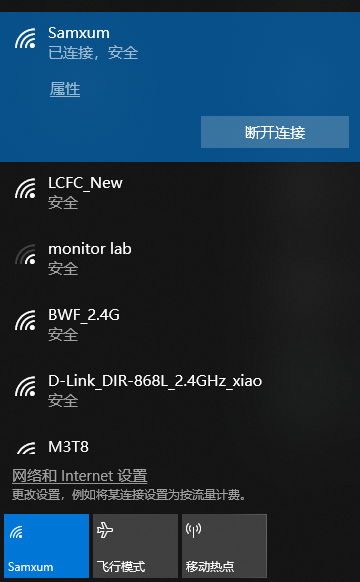
#> input picture 文字定位/test.png, 360 x 582 px
$ python aaaaaa.py
#> lines starting #> are read from the running program, lines starting #| are printed output that depends on the picture; after the words box and inside, x2 and y2 are one past the last pixel; in counts of white or black regions, pixels touching at a corner belong together
import cv2
import numpy as np

'''水平投影'''
def getHProjection(image):
    hProjection = np.zeros(image.shape,np.uint8)
    #图像高与宽
    (h,w)=image.shape
    #长度与图像高度一致的数组
    h_ = [0]*h
    #循环统计每一行白色像素的个数
    for y in range(h):
        for x in range(w):
            if image[y,x] == 255:
                h_[y]+=1
    #绘制水平投影图像
    for y in range(h):
        for x in range(h_[y]):
            hProjection[y,x] = 255
    cv2.imshow('hProjection2',hProjection)

    return h_

def getVProjection(image):
    vProjection = np.zeros(image.shape,np.uint8);
    #图像高与宽
    (h,w) = image.shape
    #长度与图像宽度一致的数组
    w_ = [0]*w
    #循环统计每一列白色像素的个数
    for x in range(w):
        for y in range(h):
            if image[y,x] == 255:
                w_[x]+=1
    #绘制垂直平投影图像
    for x in range(w):
        for y in range(h-w_[x],h):
            vProjection[y,x] = 255
    #cv2.imshow('vProjection',vProjection)
    return w_

if __name__ == "__main__":
    #读入原始图像
    origineImage = cv2.imread('test.png')
#> origineImage is the input picture: shape (582, 360, 3); mean B, G, R 64.8, 48.3, 27.3
    # 图像灰度化
    #image = cv2.imread('test.jpg',0)
    image = cv2.cvtColor(origineImage,cv2.COLOR_BGR2GRAY)
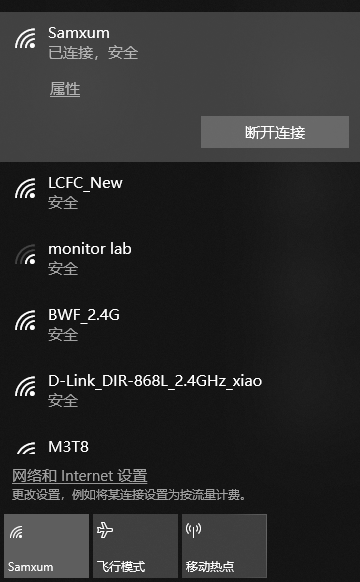
#> image: shape (582, 360); min 18, max 255, mean 43.9
    cv2.imshow('gray',image)
    # 将图片二值化
    retval, img = cv2.threshold(image,127,255,cv2.THRESH_BINARY_INV)
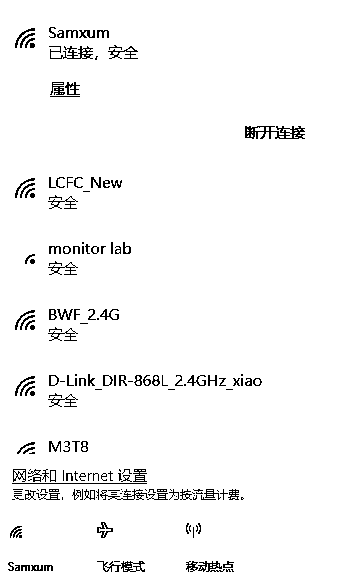
#> img: shape (582, 360); 96.8% white; black in thin lines or dots, all inside (x1, y1, x2, y2) = (8, 27, 305, 572)
    cv2.imshow('binary',img)
    #图像高与宽
    (h,w)=img.shape
#> h = 582; w = 360
    Position = []
    #水平投影
    H = getHProjection(img)
#> after the loop in getHProjection, `for y in range(h):`:
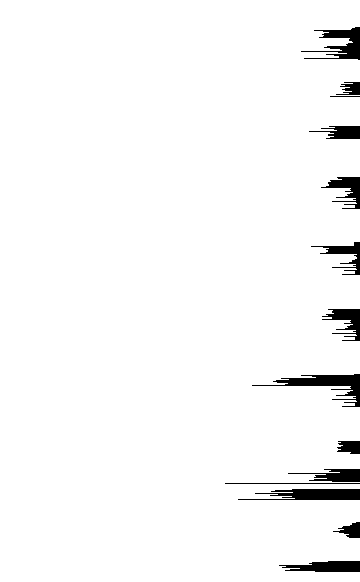
#> hProjection: shape (582, 360); 96.8% white; 14 black regions, largest, box (x1, y1, x2, y2) and area: (252, 374, 360, 407) 1053, (238, 489, 360, 500) 919, (301, 27, 360, 60) 801
#> H = 582 values, max 360 at index 0, min 225 at index 483, mean 348.3

    start = 0
    H_Start = []
    H_End = []
    #根据水平投影获取垂直分割位置
    for i in range(len(H)):
        if H[i] > 0 and start ==0:
            H_Start.append(i)
            start = 1
        if H[i] <= 0 and start == 1:
            H_End.append(i)
            start = 0
#> this loop made 582 passes
#> start on pass 1: 1
#> after the loop, H_End = []; H_Start = [0]; start = 1
    #分割行，分割之后再进行列分割并保存分割位置
    for i in range(len(H_Start)):
        #获取行图像
#> (the run stopped early here; a loop or call above may not have finished)
